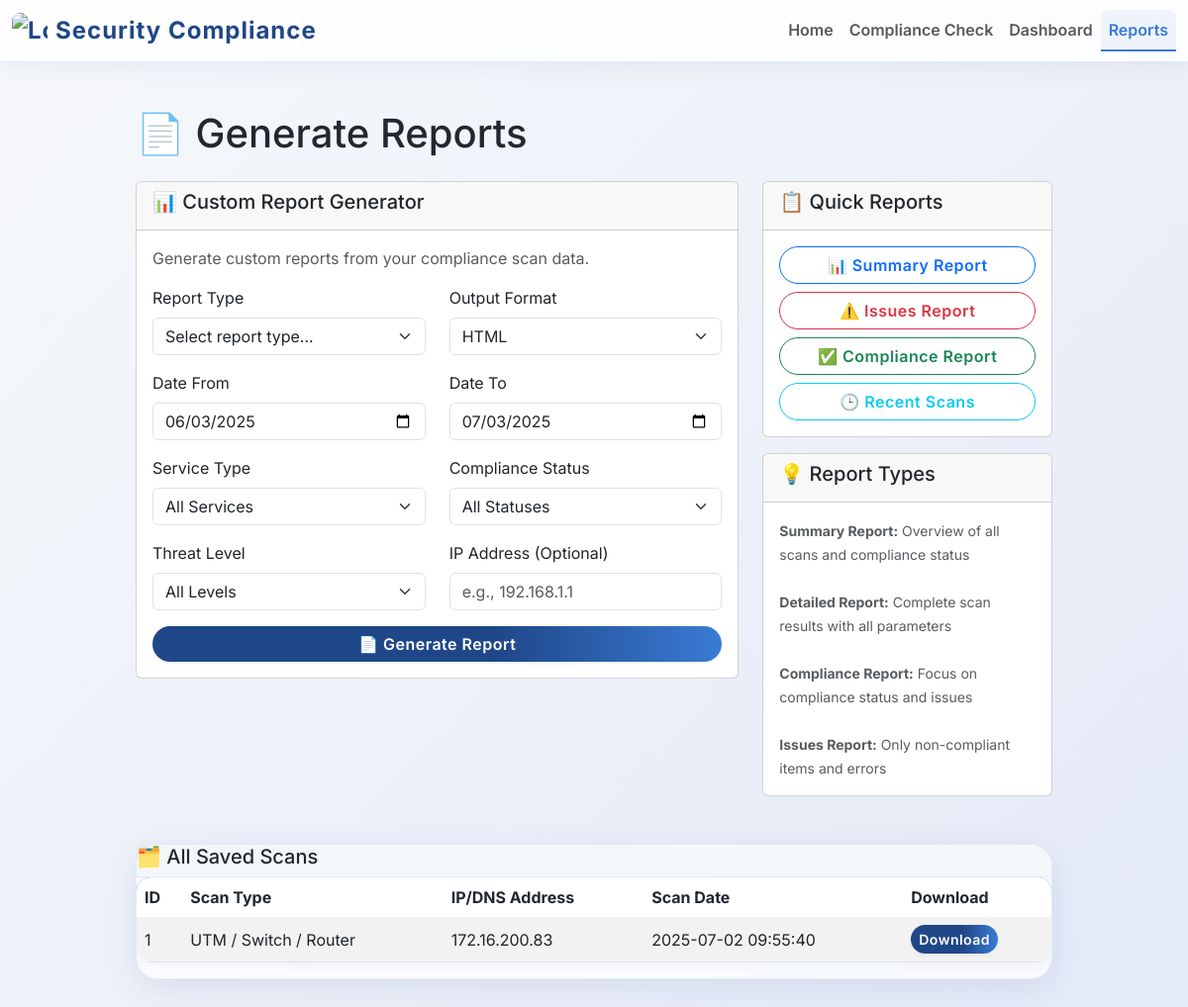
The page /reports on the database as committed earlier.
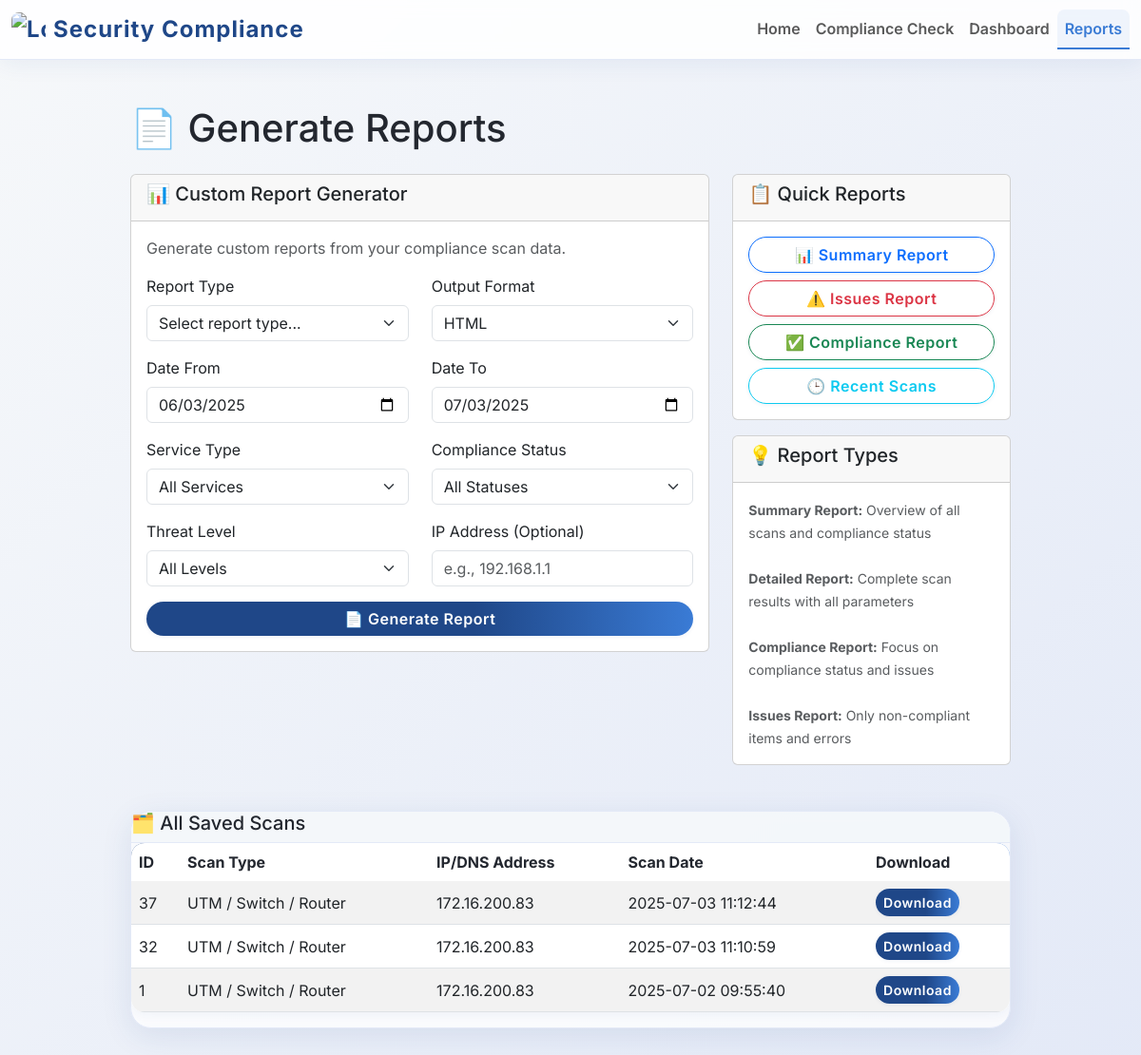
The same page on the database as committed later.
### tables this page shows
CREATE TABLE compliance_results
                     (id INTEGER PRIMARY KEY AUTOINCREMENT,
                      scan_date TIMESTAMP,
                      service_type TEXT,
                      ip_address TEXT,
                      domain TEXT,
                      sr_no INTEGER,
                      parameter TEXT,
                      compliance_status TEXT,
                      threat_level TEXT,
                      remarks TEXT,
                      command_used TEXT,
                      hostname TEXT,
                      target_type TEXT, scan_session_uid TEXT);

### app.py (the view)
@app.route('/reports')
def reports():
    import sqlite3
    import pandas as pd
    conn = sqlite3.connect('compliance_results.db')
    scans_query = '''
        SELECT MIN(id) as id, scan_session_uid, scan_date, ip_address, service_type, domain, hostname
        FROM compliance_results
        GROUP BY scan_session_uid
        ORDER BY scan_date DESC
    '''
    scans_df = pd.read_sql_query(scans_query, conn)
    conn.close()
    scans = scans_df.to_dict('records')
    return render_template('reports.html', scans=scans)

### templates/reports.html (shortened to what this page needs)
<!DOCTYPE html>
<html lang="en">
<head>
    <link href="https://cdn.jsdelivr.net/npm/bootstrap@5.3.0/dist/css/bootstrap.min.css" rel="stylesheet">
</head>
<body>
<nav class="navbar navbar-expand-lg navbar-light sticky-top">
  <div class="container-fluid">
    <a class="navbar-brand d-flex align-items-center" href="/">
      <img src="https://cdn-icons-png.flaticon.com/512/3064/3064197.png" alt="Logo" width="36" height="36" class="me-2" style="border-radius:8px;"> Security Compliance
    </a>
    <div class="collapse navbar-collapse" id="navbarNav">
      <ul class="navbar-nav ms-auto">
        <li class="nav-item">
          <a class="nav-link {% if request.path == '/' %}active{% endif %}" href="/">Home</a>
        </li>
        <li class="nav-item">
          <a class="nav-link {% if '/compliance' in request.path %}active{% endif %}" href="/compliance">Compliance Check</a>
        </li>
        <li class="nav-item">
          <a class="nav-link {% if '/dashboard' in request.path %}active{% endif %}" href="/dashboard">Dashboard</a>
        </li>
        <li class="nav-item">
          <a class="nav-link {% if '/reports' in request.path %}active{% endif %}" href="/reports">Reports</a>
        </li>
      </ul>
    </div>
  </div>
</nav>
<div class="main-container">
    <h1 class="mb-4">📄 Generate Reports</h1>
    <div class="row">
        <div class="col-md-8">
            <div class="card">
                <div class="card-header">
                    <h5>📊 Custom Report Generator</h5>
                </div>
                <div class="card-body">
                    <p class="text-muted">Generate custom reports from your compliance scan data.</p>
                    <form method="POST" action="/reports">
                        <div class="row mb-3">
                            <div class="col-md-6">
                                <label for="report_type" class="form-label">Report Type</label>
                                <select class="form-select" id="report_type" name="report_type" required>
                                    <option value="">Select report type...</option>
                                </select>
                            </div>
                            <div class="col-md-6">
                                <label for="format" class="form-label">Output Format</label>
                                <select class="form-select" id="format" name="format" required>
                                    <option value="html">HTML</option>
                                </select>
                            </div>
                        </div>
                        <div class="row mb-3">
                            <div class="col-md-6">
                                <label for="date_from" class="form-label">Date From</label>
                                <input type="date" class="form-control" id="date_from" name="date_from">
                            </div>
                            <div class="col-md-6">
                                <label for="date_to" class="form-label">Date To</label>
                                <input type="date" class="form-control" id="date_to" name="date_to">
                            </div>
                        </div>
                        <div class="row mb-3">
                            <div class="col-md-6">
                                <label for="service_type" class="form-label">Service Type</label>
                                <select class="form-select" id="service_type" name="service_type">
                                    <option value="">All Services</option>
                                </select>
                            </div>
                            <div class="col-md-6">
                                <label for="compliance_status" class="form-label">Compliance Status</label>
                                <select class="form-select" id="compliance_status" name="compliance_status">
                                    <option value="">All Statuses</option>
                                </select>
                            </div>
                        </div>
                        <div class="row mb-3">
                            <div class="col-md-6">
                                <label for="threat_level" class="form-label">Threat Level</label>
                                <select class="form-select" id="threat_level" name="threat_level">
                                    <option value="">All Levels</option>
                                </select>
                            </div>
                            <div class="col-md-6">
                                <label for="ip_address" class="form-label">IP Address (Optional)</label>
                                <input type="text" class="form-control" id="ip_address" name="ip_address" placeholder="e.g., 192.168.1.1">
                            </div>
                        </div>
                        <div class="d-grid">
                            <button type="submit" class="btn btn-primary">
                                📄 Generate Report
                            </button>
                        </div>
                    </form>
                </div>
            </div>
        </div>
        <div class="col-md-4">
            <div class="card">
                <div class="card-header">
                    <h5>📋 Quick Reports</h5>
                </div>
                <div class="card-body">
                    <div class="d-grid gap-2">
                        <a href="/reports/quick/summary" class="btn btn-outline-primary">
                            📊 Summary Report
                        </a>
                        <a href="/reports/quick/issues" class="btn btn-outline-danger">
                            ⚠️ Issues Report
                        </a>
                        <a href="/reports/quick/compliance" class="btn btn-outline-success">
                            ✅ Compliance Report
                        </a>
                        <a href="/reports/quick/recent" class="btn btn-outline-info">
                            🕒 Recent Scans
                        </a>
                    </div>
                </div>
            </div>
            <div class="card mt-3">
                <div class="card-header">
                    <h5>💡 Report Types</h5>
                </div>
                <div class="card-body">
                    <small class="text-muted">
                        <strong>Summary Report:</strong> Overview of all scans and compliance status<br><br>
                        <strong>Detailed Report:</strong> Complete scan results with all parameters<br><br>
                        <strong>Compliance Report:</strong> Focus on compliance status and issues<br><br>
                        <strong>Issues Report:</strong> Only non-compliant items and errors
                    </small>
                </div>
            </div>
        </div>
    </div>
    <div class="glass-card mt-5">
        <div class="glass-header">
            <h5>🗂️ All Saved Scans</h5>
        </div>
        <div class="card-body">
            {% if scans and scans|length > 0 %}
            <div class="table-responsive">
                <table class="table table-striped table-hover align-middle">
                    <thead>
                        <tr>
                            <th>ID</th>
                            <th>Scan Type</th>
                            <th>IP/DNS Address</th>
                            <th>Scan Date</th>
                            <th>Download</th>
                        </tr>
                    </thead>
                    <tbody>
                        {% for scan in scans %}
                        <tr>
                            <td>{{ scan.id }}</td>
                            <td>{{ scan.service_type }}</td>
                            <td>{{ scan.ip_address }}{% if scan.domain %} / {{ scan.domain }}{% endif %}</td>
                            <td>{{ scan.scan_date }}</td>
                            <td>
                                <a href="{{ url_for('download_report', scan_session_uid=scan.scan_session_uid) }}" class="btn btn-primary btn-sm">Download</a>
                            </td>
                        </tr>
                        {% endfor %}
                    </tbody>
                </table>
            </div>
            {% else %}
            <p class="text-muted">No scans found in the database.</p>
            {% endif %}
        </div>
    </div>
</div>
</body>
</html>

### templates/reports.html (style rules this page uses)
body { font-family: 'Inter', 'Nunito', 'system-ui', Arial, sans-serif; background: linear-gradient(135deg, #f6f8fa 0%, #e3e9f7 100%); color: #23272f; min-height: 100vh; }
.navbar { backdrop-filter: blur(8px); background: rgba(255,255,255,0.85) !important; box-shadow: 0 4px 24px rgba(31,71,136,0.07); font-weight: 600; border-bottom: 1px solid #e3e9f7; }
.navbar-brand { font-size: 1.5rem; letter-spacing: 1px; font-weight: 700; color: #1f4788 !important; }
.nav-link.active, .nav-link:focus, .nav-link:hover { color: #3a7bd5 !important; border-bottom: 2px solid #3a7bd5; background: rgba(58,123,213,0.07); border-radius: 8px 8px 0 0; }
.main-container { max-width: 950px; margin: 48px auto 0 auto; padding: 0 12px 48px 12px; }
.glass-card { border-radius: 22px; background: rgba(255,255,255,0.75); box-shadow: 0 8px 32px rgba(31,71,136,0.10); backdrop-filter: blur(6px); border: 1px solid #e3e9f7; margin-bottom: 2rem; transition: box-shadow 0.2s; }
.glass-header { border-radius: 22px 22px 0 0; background: rgba(243,246,250,0.85); font-weight: 700; font-size: 1.15rem; border-bottom: 1px solid #e3e9f7; color: #23272f !important; }
.glass-header h5 { color: #23272f !important; }
.btn { border-radius: 24px; font-weight: 600; letter-spacing: 0.5px; box-shadow: 0 1px 4px rgba(31,71,136,0.07); transition: box-shadow 0.2s, background 0.2s; }
.btn-primary { background: linear-gradient(90deg, #1f4788 60%, #3a7bd5 100%); border: none; }
.table { border-radius: 14px; overflow: hidden; background: rgba(255,255,255,0.92); box-shadow: 0 2px 12px rgba(31,71,136,0.06); }
.table thead { background: linear-gradient(90deg, #1f4788 60%, #3a7bd5 100%); }
.table thead th { color: #23272f !important; font-weight: 700; border: none; }
.table-striped > tbody > tr:nth-of-type(odd) { background-color: #f8fafc; }

Rows that differ between the two databases and show on the page:
added compliance_results: id "37", service_type "UTM / Switch / Router", ip_address "172.16.200.83", scan_date "2025-07-03 11:12:44"
added compliance_results: id "32", service_type "UTM / Switch / Router", ip_address "172.16.200.83", scan_date "2025-07-03 11:10:59"
